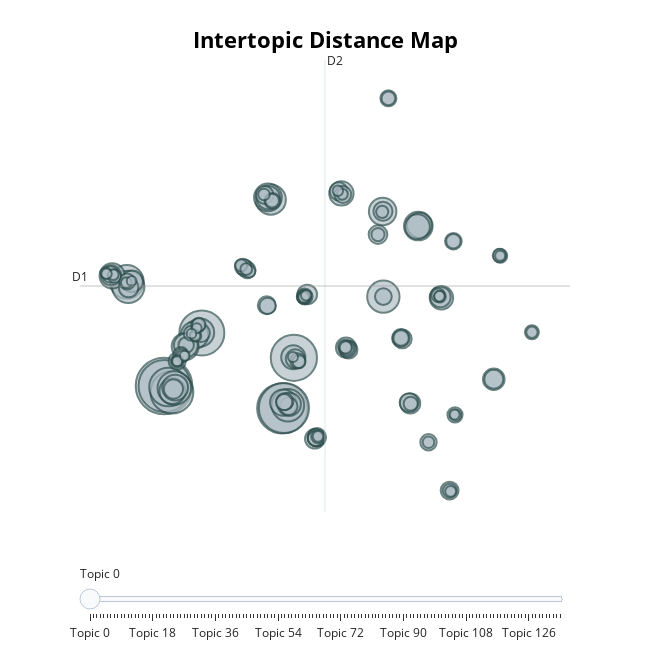

The code cell stored with this chart in its notebook:
### Code cell
topic_model_2.visualize_topics()

### Figure 1 — Plotly figure (JSON) as saved in the notebook; plotly's stock layout.template omitted (floating-point values rounded to 4 significant figures; data arrays with more than 128 entries replaced by an {"elided": "..."} marker saying what was removed)
{"data": [{"customdata": {"elided": "136x3 mixed values"}, "hovertemplate": "<b>Topic %{customdata[0]}</b><br>%{customdata[1]}<br>Size: %{customdata[2]}", "legendgroup": "", "marker": {"color": "#B0BEC5", "line": {"color": "DarkSlateGrey", "width": 2}, "size": {"elided": "136 int values"}, "sizemode": "area", "sizeref": 1.083, "symbol": "circle"}, "mode": "markers", "name": "", "orientation": "v", "showlegend": false, "type": "scatter", "x": {"elided": "136 float values"}, "xaxis": "x", "y": {"elided": "136 float values"}, "yaxis": "y"}], "layout": {"annotations": [{"showarrow": false, "text": "D1", "x": -13.22, "y": 5.906, "yshift": 10}, {"showarrow": false, "text": "D2", "x": 3.131, "xshift": 10, "y": 25.69}], "height": 650, "hoverlabel": {"bgcolor": "white", "font": {"family": "Rockwell", "size": 16}}, "legend": {"itemsizing": "constant", "tracegroupgap": 0}, "margin": {"t": 60}, "shapes": [{"line": {"color": "#CFD8DC", "width": 2}, "type": "line", "x0": 3.131, "x1": 3.131, "y0": -13.88, "y1": 25.69}, {"line": {"color": "#9E9E9E", "width": 2}, "type": "line", "x0": -13.22, "x1": 19.48, "y0": 5.906, "y1": 5.906}], "sliders": [{"active": 0, "pad": {"t": 50}, "steps": [{"args": [{"marker.color": {"elided": "1x136 str values"}}], "label": "Topic 0", "method": "update"}, {"args": [{"marker.color": {"elided": "1x136 str values"}}], "label": "Topic 1", "method": "update"}, {"args": [{"marker.color": {"elided": "1x136 str values"}}], "label": "Topic 2", "method": "update"}, {"args": [{"marker.color": {"elided": "1x136 str values"}}], "label": "Topic 3", "method": "update"}, {"args": [{"marker.color": {"elided": "1x136 str values"}}], "label": "Topic 4", "method": "update"}, {"args": [{"marker.color": {"elided": "1x136 str values"}}], "label": "Topic 5", "method": "update"}, {"args": [{"marker.color": {"elided": "1x136 str values"}}], "label": "Topic 6", "method": "update"}, {"args": [{"marker.color": {"elided": "1x136 str values"}}], "label": "Topic 7", "method": "update"}, {"args": [{"marker.color": {"elided": "1x136 str values"}}], "label": "Topic 8", "method": "update"}, {"args": [{"marker.color": {"elided": "1x136 str values"}}], "label": "Topic 9", "method": "update"}, {"args": [{"marker.color": {"elided": "1x136 str values"}}], "label": "Topic 10", "method": "update"}, {"args": [{"marker.color": {"elided": "1x136 str values"}}], "label": "Topic 11", "method": "update"}, {"args": [{"marker.color": {"elided": "1x136 str values"}}], "label": "Topic 12", "method": "update"}, {"args": [{"marker.color": {"elided": "1x136 str values"}}], "label": "Topic 13", "method": "update"}, {"args": [{"marker.color": {"elided": "1x136 str values"}}], "label": "Topic 14", "method": "update"}, {"args": [{"marker.color": {"elided": "1x136 str values"}}], "label": "Topic 15", "method": "update"}, {"args": [{"marker.color": {"elided": "1x136 str values"}}], "label": "Topic 16", "method": "update"}, {"args": [{"marker.color": {"elided": "1x136 str values"}}], "label": "Topic 17", "method": "update"}, {"args": [{"marker.color": {"elided": "1x136 str values"}}], "label": "Topic 18", "method": "update"}, {"args": [{"marker.color": {"elided": "1x136 str values"}}], "label": "Topic 19", "method": "update"}, {"args": [{"marker.color": {"elided": "1x136 str values"}}], "label": "Topic 20", "method": "update"}, {"args": [{"marker.color": {"elided": "1x136 str values"}}], "label": "Topic 21", "method": "update"}, {"args": [{"marker.color": {"elided": "1x136 str values"}}], "label": "Topic 22", "method": "update"}, {"args": [{"marker.color": {"elided": "1x136 str values"}}], "label": "Topic 23", "method": "update"}, {"args": [{"marker.color": {"elided": "1x136 str values"}}], "label": "Topic 24", "method": "update"}, {"args": [{"marker.color": {"elided": "1x136 str values"}}], "label": "Topic 25", "method": "update"}, {"args": [{"marker.color": {"elided": "1x136 str values"}}], "label": "Topic 26", "method": "update"}, {"args": [{"marker.color": {"elided": "1x136 str values"}}], "label": "Topic 27", "method": "update"}, {"args": [{"marker.color": {"elided": "1x136 str values"}}], "label": "Topic 28", "method": "update"}, {"args": [{"marker.color": {"elided": "1x136 str values"}}], "label": "Topic 29", "method": "update"}, {"args": [{"marker.color": {"elided": "1x136 str values"}}], "label": "Topic 30", "method": "update"}, {"args": [{"marker.color": {"elided": "1x136 str values"}}], "label": "Topic 31", "method": "update"}, {"args": [{"marker.color": {"elided": "1x136 str values"}}], "label": "Topic 32", "method": "update"}, {"args": [{"marker.color": {"elided": "1x136 str values"}}], "label": "Topic 33", "method": "update"}, {"args": [{"marker.color": {"elided": "1x136 str values"}}], "label": "Topic 34", "method": "update"}, {"args": [{"marker.color": {"elided": "1x136 str values"}}], "label": "Topic 35", "method": "update"}, {"args": [{"marker.color": {"elided": "1x136 str values"}}], "label": "Topic 36", "method": "update"}, {"args": [{"marker.color": {"elided": "1x136 str values"}}], "label": "Topic 37", "method": "update"}, {"args": [{"marker.color": {"elided": "1x136 str values"}}], "label": "Topic 38", "method": "update"}, {"args": [{"marker.color": {"elided": "1x136 str values"}}], "label": "Topic 39", "method": "update"}, {"args": [{"marker.color": {"elided": "1x136 str values"}}], "label": "Topic 40", "method": "update"}, {"args": [{"marker.color": {"elided": "1x136 str values"}}], "label": "Topic 41", "method": "update"}, {"args": [{"marker.color": {"elided": "1x136 str values"}}], "label": "Topic 42", "method": "update"}, {"args": [{"marker.color": {"elided": "1x136 str values"}}], "label": "Topic 43", "method": "update"}, {"args": [{"marker.color": {"elided": "1x136 str values"}}], "label": "Topic 44", "method": "update"}, {"args": [{"marker.color": {"elided": "1x136 str values"}}], "label": "Topic 45", "method": "update"}, {"args": [{"marker.color": {"elided": "1x136 str values"}}], "label": "Topic 46", "method": "update"}, {"args": [{"marker.color": {"elided": "1x136 str values"}}], "label": "Topic 47", "method": "update"}, {"args": [{"marker.color": {"elided": "1x136 str values"}}], "label": "Topic 48", "method": "update"}, {"args": [{"marker.color": {"elided": "1x136 str values"}}], "label": "Topic 49", "method": "update"}, {"args": [{"marker.color": {"elided": "1x136 str values"}}], "label": "Topic 50", "method": "update"}, {"args": [{"marker.color": {"elided": "1x136 str values"}}], "label": "Topic 51", "method": "update"}, {"args": [{"marker.color": {"elided": "1x136 str values"}}], "label": "Topic 52", "method": "update"}, {"args": [{"marker.color": {"elided": "1x136 str values"}}], "label": "Topic 53", "method": "update"}, {"args": [{"marker.color": {"elided": "1x136 str values"}}], "label": "Topic 54", "method": "update"}, {"args": [{"marker.color": {"elided": "1x136 str values"}}], "label": "Topic 55", "method": "update"}, {"args": [{"marker.color": {"elided": "1x136 str values"}}], "label": "Topic 56", "method": "update"}, {"args": [{"marker.color": {"elided": "1x136 str values"}}], "label": "Topic 57", "method": "update"}, {"args": [{"marker.color": {"elided": "1x136 str values"}}], "label": "Topic 58", "method": "update"}, {"args": [{"marker.color": {"elided": "1x136 str values"}}], "label": "Topic 59", "method": "update"}, {"args": [{"marker.color": {"elided": "1x136 str values"}}], "label": "Topic 60", "method": "update"}, {"args": [{"marker.color": {"elided": "1x136 str values"}}], "label": "Topic 61", "method": "update"}, {"args": [{"marker.color": {"elided": "1x136 str values"}}], "label": "Topic 62", "method": "update"}, {"args": [{"marker.color": {"elided": "1x136 str values"}}], "label": "Topic 63", "method": "update"}, {"args": [{"marker.color": {"elided": "1x136 str values"}}], "label": "Topic 64", "method": "update"}, {"args": [{"marker.color": {"elided": "1x136 str values"}}], "label": "Topic 65", "method": "update"}, {"args": [{"marker.color": {"elided": "1x136 str values"}}], "label": "Topic 66", "method": "update"}, {"args": [{"marker.color": {"elided": "1x136 str values"}}], "label": "Topic 67", "method": "update"}, {"args": [{"marker.color": {"elided": "1x136 str values"}}], "label": "Topic 68", "method": "update"}, {"args": [{"marker.color": {"elided": "1x136 str values"}}], "label": "Topic 69", "method": "update"}, {"args": [{"marker.color": {"elided": "1x136 str values"}}], "label": "Topic 70", "method": "update"}, {"args": [{"marker.color": {"elided": "1x136 str values"}}], "label": "Topic 71", "method": "update"}, {"args": [{"marker.color": {"elided": "1x136 str values"}}], "label": "Topic 72", "method": "update"}, {"args": [{"marker.color": {"elided": "1x136 str values"}}], "label": "Topic 73", "method": "update"}, {"args": [{"marker.color": {"elided": "1x136 str values"}}], "label": "Topic 74", "method": "update"}, {"args": [{"marker.color": {"elided": "1x136 str values"}}], "label": "Topic 75", "method": "update"}, {"args": [{"marker.color": {"elided": "1x136 str values"}}], "label": "Topic 76", "method": "update"}, {"args": [{"marker.color": {"elided": "1x136 str values"}}], "label": "Topic 77", "method": "update"}, {"args": [{"marker.color": {"elided": "1x136 str values"}}], "label": "Topic 78", "method": "update"}, {"args": [{"marker.color": {"elided": "1x136 str values"}}], "label": "Topic 79", "method": "update"}, {"args": [{"marker.color": {"elided": "1x136 str values"}}], "label": "Topic 80", "method": "update"}, {"args": [{"marker.color": {"elided": "1x136 str values"}}], "label": "Topic 81", "method": "update"}, {"args": [{"marker.color": {"elided": "1x136 str values"}}], "label": "Topic 82", "method": "update"}, {"args": [{"marker.color": {"elided": "1x136 str values"}}], "label": "Topic 83", "method": "update"}, {"args": [{"marker.color": {"elided": "1x136 str values"}}], "label": "Topic 84", "method": "update"}, {"args": [{"marker.color": {"elided": "1x136 str values"}}], "label": "Topic 85", "method": "update"}, {"args": [{"marker.color": {"elided": "1x136 str values"}}], "label": "Topic 86", "method": "update"}, {"args": [{"marker.color": {"elided": "1x136 str values"}}], "label": "Topic 87", "method": "update"}, {"args": [{"marker.color": {"elided": "1x136 str values"}}], "label": "Topic 88", "method": "update"}, {"args": [{"marker.color": {"elided": "1x136 str values"}}], "label": "Topic 89", "method": "update"}, {"args": [{"marker.color": {"elided": "1x136 str values"}}], "label": "Topic 90", "method": "update"}, {"args": [{"marker.color": {"elided": "1x136 str values"}}], "label": "Topic 91", "method": "update"}, {"args": [{"marker.color": {"elided": "1x136 str values"}}], "label": "Topic 92", "method": "update"}, {"args": [{"marker.color": {"elided": "1x136 str values"}}], "label": "Topic 93", "method": "update"}, {"args": [{"marker.color": {"elided": "1x136 str values"}}], "label": "Topic 94", "method": "update"}, {"args": [{"marker.color": {"elided": "1x136 str values"}}], "label": "Topic 95", "method": "update"}, {"args": [{"marker.color": {"elided": "1x136 str values"}}], "label": "Topic 96", "method": "update"}, {"args": [{"marker.color": {"elided": "1x136 str values"}}], "label": "Topic 97", "method": "update"}, {"args": [{"marker.color": {"elided": "1x136 str values"}}], "label": "Topic 98", "method": "update"}, {"args": [{"marker.color": {"elided": "1x136 str values"}}], "label": "Topic 99", "method": "update"}, {"args": [{"marker.color": {"elided": "1x136 str values"}}], "label": "Topic 100", "method": "update"}, {"args": [{"marker.color": {"elided": "1x136 str values"}}], "label": "Topic 101", "method": "update"}, {"args": [{"marker.color": {"elided": "1x136 str values"}}], "label": "Topic 102", "method": "update"}, {"args": [{"marker.color": {"elided": "1x136 str values"}}], "label": "Topic 103", "method": "update"}, {"args": [{"marker.color": {"elided": "1x136 str values"}}], "label": "Topic 104", "method": "update"}, {"args": [{"marker.color": {"elided": "1x136 str values"}}], "label": "Topic 105", "method": "update"}, {"args": [{"marker.color": {"elided": "1x136 str values"}}], "label": "Topic 106", "method": "update"}, {"args": [{"marker.color": {"elided": "1x136 str values"}}], "label": "Topic 107", "method": "update"}, {"args": [{"marker.color": {"elided": "1x136 str values"}}], "label": "Topic 108", "method": "update"}, {"args": [{"marker.color": {"elided": "1x136 str values"}}], "label": "Topic 109", "method": "update"}, {"args": [{"marker.color": {"elided": "1x136 str values"}}], "label": "Topic 110", "method": "update"}, {"args": [{"marker.color": {"elided": "1x136 str values"}}], "label": "Topic 111", "method": "update"}, {"args": [{"marker.color": {"elided": "1x136 str values"}}], "label": "Topic 112", "method": "update"}, {"args": [{"marker.color": {"elided": "1x136 str values"}}], "label": "Topic 113", "method": "update"}, {"args": [{"marker.color": {"elided": "1x136 str values"}}], "label": "Topic 114", "method": "update"}, {"args": [{"marker.color": {"elided": "1x136 str values"}}], "label": "Topic 115", "method": "update"}, {"args": [{"marker.color": {"elided": "1x136 str values"}}], "label": "Topic 116", "method": "update"}, {"args": [{"marker.color": {"elided": "1x136 str values"}}], "label": "Topic 117", "method": "update"}, {"args": [{"marker.color": {"elided": "1x136 str values"}}], "label": "Topic 118", "method": "update"}, {"args": [{"marker.color": {"elided": "1x136 str values"}}], "label": "Topic 119", "method": "update"}, {"args": [{"marker.color": {"elided": "1x136 str values"}}], "label": "Topic 120", "method": "update"}, {"args": [{"marker.color": {"elided": "1x136 str values"}}], "label": "Topic 121", "method": "update"}, {"args": [{"marker.color": {"elided": "1x136 str values"}}], "label": "Topic 122", "method": "update"}, {"args": [{"marker.color": {"elided": "1x136 str values"}}], "label": "Topic 123", "method": "update"}, {"args": [{"marker.color": {"elided": "1x136 str values"}}], "label": "Topic 124", "method": "update"}, {"args": [{"marker.color": {"elided": "1x136 str values"}}], "label": "Topic 125", "method": "update"}, {"args": [{"marker.color": {"elided": "1x136 str values"}}], "label": "Topic 126", "method": "update"}, {"args": [{"marker.color": {"elided": "1x136 str values"}}], "label": "Topic 127", "method": "update"}, {"args": [{"marker.color": {"elided": "1x136 str values"}}], "label": "Topic 128", "method": "update"}, {"args": [{"marker.color": {"elided": "1x136 str values"}}], "label": "Topic 129", "method": "update"}, {"args": [{"marker.color": {"elided": "1x136 str values"}}], "label": "Topic 130", "method": "update"}, {"args": [{"marker.color": {"elided": "1x136 str values"}}], "label": "Topic 131", "method": "update"}, {"args": [{"marker.color": {"elided": "1x136 str values"}}], "label": "Topic 132", "method": "update"}, {"args": [{"marker.color": {"elided": "1x136 str values"}}], "label": "Topic 133", "method": "update"}, {"args": [{"marker.color": {"elided": "1x136 str values"}}], "label": "Topic 134", "method": "update"}, {"args": [{"marker.color": {"elided": "1x136 str values"}}], "label": "Topic 135", "method": "update"}]}], "title": {"font": {"color": "Black", "size": 22}, "text": "<b>Intertopic Distance Map</b>", "x": 0.5, "xanchor": "center", "y": 0.95, "yanchor": "top"}, "width": 650, "xaxis": {"anchor": "y", "domain": [0, 1], "range": [-13.22, 19.48], "title": {"text": ""}, "visible": false}, "yaxis": {"anchor": "x", "domain": [0, 1], "range": [-13.88, 25.69], "title": {"text": ""}, "visible": false}}}
